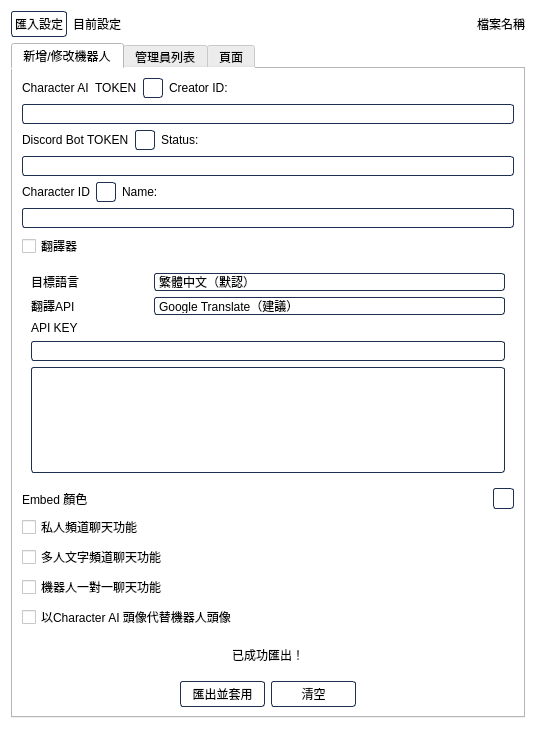
<?xml version="1.0" encoding="UTF-8"?>
<ui version="4.0">
 <class>Form</class>
 <widget class="QWidget" name="Form">
  <property name="geometry">
   <rect>
    <x>0</x>
    <y>0</y>
    <width>536</width>
    <height>729</height>
   </rect>
  </property>
  <property name="minimumSize">
   <size>
    <width>400</width>
    <height>700</height>
   </size>
  </property>
  <property name="windowTitle">
   <string>Form</string>
  </property>
  <property name="styleSheet">
   <string notr="true">QWidget
{
	background-color: rgb(255, 255, 255);
}
QPushButton
{
	background-color: transparent;
	border: 1px solid rgb(30, 48, 80);
	padding: 3px;
	border-radius: 3px;
}
QPushButton::hover
{
	background-color: rgb(222, 221, 218);
}
QPushButton::pressed
{
	color: rgb(255, 255, 255);
	background-color: rgb(30, 48, 80);
}
QCheckBox::indicator:!checked
{
	border-image: url(:/images/images/checkBox.svg)1 0 1 0;
}
QCheckBox::indicator:checked
{
	border-image: url(:/images/images/checkBox_checked.svg) 1 0 1 0;
}
QLineEdit:enabled
{
	border: 1px solid rgb(30, 48, 80);
	border-radius: 3px;
	padding: 1px 0px 1px 0px;
}
QTextEdit:enabled
{
	border: 1px solid rgb(30, 48, 80);
	border-radius: 3px;
	padding: 1px 0px 1px 0px;
}
QComboBox
{
	border: 1px solid rgb(30, 48, 80);
	border-radius: 3px;
	combobox-popup:0;
}
QComboBox::drop-down
{
	border: 0px;
}
QComboBox::down-arrow
{
	image: url(:/images/images/down_arrow.svg);
}
QComboBox::down-arrow:on
{
	image: url(:/images/images/up_arrow.svg);
}
QComboBox QAbstractItemView
{
	border: 1px solid rgb(30, 48, 80);
	border-radius: 3px;
}</string>
  </property>
  <layout class="QGridLayout" name="gridLayout_4">
   <item row="0" column="1">
    <widget class="QPushButton" name="importConfigButton">
     <property name="sizePolicy">
      <sizepolicy hsizetype="Fixed" vsizetype="Fixed">
       <horstretch>0</horstretch>
       <verstretch>0</verstretch>
      </sizepolicy>
     </property>
     <property name="text">
      <string>匯入設定</string>
     </property>
    </widget>
   </item>
   <item row="1" column="1" colspan="4">
    <widget class="QTabWidget" name="tabWidget">
     <property name="styleSheet">
      <string notr="true">QTabWidget::tab
{
	background-color: rgb(30, 48, 80);
}</string>
     </property>
     <property name="currentIndex">
      <number>0</number>
     </property>
     <widget class="QWidget" name="tab">
      <property name="styleSheet">
       <string notr="true"/>
      </property>
      <attribute name="title">
       <string>新增/修改機器人</string>
      </attribute>
      <layout class="QGridLayout" name="gridLayout_2">
       <item row="8" column="1">
        <widget class="QLabel" name="colorCodeLabel">
         <property name="text">
          <string/>
         </property>
         <property name="alignment">
          <set>Qt::AlignRight|Qt::AlignTrailing|Qt::AlignVCenter</set>
         </property>
        </widget>
       </item>
       <item row="1" column="0" colspan="3">
        <widget class="QLineEdit" name="characterAITokenLineEdit">
         <property name="styleSheet">
          <string notr="true">QLineEdit[state = &quot;red&quot;]
{
	border: 2px solid rgb(224, 27, 36);
	border-radius: 3px;
	padding: 1px 0px 1px 0px;
}</string>
         </property>
        </widget>
       </item>
       <item row="13" column="0" colspan="3">
        <widget class="QWidget" name="widget" native="true">
         <property name="sizePolicy">
          <sizepolicy hsizetype="Preferred" vsizetype="Preferred">
           <horstretch>0</horstretch>
           <verstretch>0</verstretch>
          </sizepolicy>
         </property>
         <property name="minimumSize">
          <size>
           <width>0</width>
           <height>40</height>
          </size>
         </property>
         <layout class="QHBoxLayout" name="horizontalLayout_5">
          <item>
           <spacer name="horizontalSpacer">
            <property name="orientation">
             <enum>Qt::Horizontal</enum>
            </property>
            <property name="sizeHint" stdset="0">
             <size>
              <width>40</width>
              <height>20</height>
             </size>
            </property>
           </spacer>
          </item>
          <item>
           <widget class="QLabel" name="ExportHintLabel">
            <property name="styleSheet">
             <string notr="true">QLabel[state = &quot;red&quot;]
{
	color: rgb(224, 27, 36);
	font-weight: bold;
}
QLabel[state = &quot;green&quot;]
{
	color: rgb(38, 162, 105);
	font-weight: bold;
}</string>
            </property>
            <property name="text">
             <string>已成功匯出！</string>
            </property>
            <property name="alignment">
             <set>Qt::AlignCenter</set>
            </property>
           </widget>
          </item>
          <item>
           <spacer name="horizontalSpacer_2">
            <property name="orientation">
             <enum>Qt::Horizontal</enum>
            </property>
            <property name="sizeHint" stdset="0">
             <size>
              <width>40</width>
              <height>20</height>
             </size>
            </property>
           </spacer>
          </item>
         </layout>
        </widget>
       </item>
       <item row="8" column="2">
        <widget class="QPushButton" name="chooseColorPushButton">
         <property name="sizePolicy">
          <sizepolicy hsizetype="Fixed" vsizetype="Fixed">
           <horstretch>0</horstretch>
           <verstretch>0</verstretch>
          </sizepolicy>
         </property>
         <property name="maximumSize">
          <size>
           <width>21</width>
           <height>21</height>
          </size>
         </property>
         <property name="styleSheet">
          <string notr="true">QPushButton
{
	background-color: transparent;
	border: 1px solid rgb(30, 48, 80);
	border-radius: 3px;
}
QPushButton::hover
{
	background-color: rgb(222, 221, 218);
}</string>
         </property>
         <property name="text">
          <string/>
         </property>
         <property name="icon">
          <iconset resource="qtrc.qrc">
           <normaloff>:/images/images/chooseColorPushButton.svg</normaloff>:/images/images/chooseColorPushButton.svg</iconset>
         </property>
        </widget>
       </item>
       <item row="14" column="0" colspan="3">
        <layout class="QHBoxLayout" name="horizontalLayout">
         <item>
          <spacer name="horizontalSpacer_5">
           <property name="orientation">
            <enum>Qt::Horizontal</enum>
           </property>
           <property name="sizeHint" stdset="0">
            <size>
             <width>40</width>
             <height>20</height>
            </size>
           </property>
          </spacer>
         </item>
         <item>
          <widget class="QPushButton" name="exportConfigButton">
           <property name="minimumSize">
            <size>
             <width>85</width>
             <height>0</height>
            </size>
           </property>
           <property name="styleSheet">
            <string notr="true"/>
           </property>
           <property name="text">
            <string>匯出並套用</string>
           </property>
          </widget>
         </item>
         <item>
          <widget class="QPushButton" name="clearPushButton">
           <property name="sizePolicy">
            <sizepolicy hsizetype="Fixed" vsizetype="Fixed">
             <horstretch>0</horstretch>
             <verstretch>0</verstretch>
            </sizepolicy>
           </property>
           <property name="minimumSize">
            <size>
             <width>85</width>
             <height>0</height>
            </size>
           </property>
           <property name="styleSheet">
            <string notr="true"/>
           </property>
           <property name="text">
            <string>清空</string>
           </property>
          </widget>
         </item>
         <item>
          <spacer name="horizontalSpacer_4">
           <property name="orientation">
            <enum>Qt::Horizontal</enum>
           </property>
           <property name="sizeHint" stdset="0">
            <size>
             <width>40</width>
             <height>20</height>
            </size>
           </property>
          </spacer>
         </item>
        </layout>
       </item>
       <item row="6" column="0">
        <widget class="QCheckBox" name="enableTranslaterCheckBox">
         <property name="text">
          <string>翻譯器</string>
         </property>
        </widget>
       </item>
       <item row="4" column="0" colspan="3">
        <layout class="QHBoxLayout" name="horizontalLayout_11">
         <item>
          <widget class="QLabel" name="label_7">
           <property name="text">
            <string>Character ID</string>
           </property>
          </widget>
         </item>
         <item>
          <widget class="QPushButton" name="characterIDHintPushButton">
           <property name="sizePolicy">
            <sizepolicy hsizetype="Fixed" vsizetype="Fixed">
             <horstretch>0</horstretch>
             <verstretch>0</verstretch>
            </sizepolicy>
           </property>
           <property name="maximumSize">
            <size>
             <width>20</width>
             <height>20</height>
            </size>
           </property>
           <property name="styleSheet">
            <string notr="true">QPushButton
{
	background-color: transparent;
	border: 1px solid rgb(30, 48, 80);
	border-radius: 3px;
}
QPushButton::hover
{
	background-color: rgb(222, 221, 218);
}</string>
           </property>
           <property name="text">
            <string/>
           </property>
           <property name="icon">
            <iconset resource="qtrc.qrc">
             <normaloff>:/images/images/HintPushButton.svg</normaloff>:/images/images/HintPushButton.svg</iconset>
           </property>
           <property name="iconSize">
            <size>
             <width>16</width>
             <height>16</height>
            </size>
           </property>
          </widget>
         </item>
         <item>
          <widget class="QLabel" name="label_10">
           <property name="text">
            <string>Name: </string>
           </property>
          </widget>
         </item>
         <item>
          <widget class="QLabel" name="characterNameLabel">
           <property name="text">
            <string/>
           </property>
          </widget>
         </item>
         <item>
          <spacer name="horizontalSpacer_18">
           <property name="orientation">
            <enum>Qt::Horizontal</enum>
           </property>
           <property name="sizeHint" stdset="0">
            <size>
             <width>40</width>
             <height>20</height>
            </size>
           </property>
          </spacer>
         </item>
        </layout>
       </item>
       <item row="0" column="0" colspan="3">
        <layout class="QHBoxLayout" name="horizontalLayout_3">
         <item>
          <widget class="QLabel" name="label">
           <property name="text">
            <string>Character AI  TOKEN</string>
           </property>
          </widget>
         </item>
         <item>
          <widget class="QPushButton" name="characterAITokenHintPushButton">
           <property name="sizePolicy">
            <sizepolicy hsizetype="Minimum" vsizetype="Fixed">
             <horstretch>0</horstretch>
             <verstretch>0</verstretch>
            </sizepolicy>
           </property>
           <property name="maximumSize">
            <size>
             <width>20</width>
             <height>20</height>
            </size>
           </property>
           <property name="styleSheet">
            <string notr="true">QPushButton
{
	background-color: transparent;
	border: 1px solid rgb(30, 48, 80);
	border-radius: 3px;
}
QPushButton::hover
{
	background-color: rgb(222, 221, 218);
}</string>
           </property>
           <property name="text">
            <string/>
           </property>
           <property name="icon">
            <iconset resource="qtrc.qrc">
             <normaloff>:/images/images/HintPushButton.svg</normaloff>:/images/images/HintPushButton.svg</iconset>
           </property>
           <property name="iconSize">
            <size>
             <width>14</width>
             <height>16</height>
            </size>
           </property>
          </widget>
         </item>
         <item>
          <widget class="QLabel" name="label_9">
           <property name="text">
            <string>Creator ID: </string>
           </property>
          </widget>
         </item>
         <item>
          <widget class="QLabel" name="createrIDLabel">
           <property name="text">
            <string/>
           </property>
          </widget>
         </item>
         <item>
          <spacer name="horizontalSpacer_10">
           <property name="orientation">
            <enum>Qt::Horizontal</enum>
           </property>
           <property name="sizeHint" stdset="0">
            <size>
             <width>40</width>
             <height>20</height>
            </size>
           </property>
          </spacer>
         </item>
        </layout>
       </item>
       <item row="10" column="0">
        <widget class="QCheckBox" name="GroupChannelChatCheckBox">
         <property name="text">
          <string>多人文字頻道聊天功能</string>
         </property>
        </widget>
       </item>
       <item row="7" column="0" colspan="3">
        <widget class="QWidget" name="translateConfigWidget" native="true">
         <property name="enabled">
          <bool>true</bool>
         </property>
         <property name="styleSheet">
          <string notr="true">QWidget:!enabled
{
	background-color: rgb(246, 245, 244);
}</string>
         </property>
         <layout class="QGridLayout" name="gridLayout">
          <item row="2" column="0">
           <widget class="QLabel" name="label_3">
            <property name="text">
             <string>API KEY</string>
            </property>
           </widget>
          </item>
          <item row="3" column="0">
           <widget class="QLineEdit" name="APIKeyLineEdit"/>
          </item>
          <item row="1" column="0">
           <layout class="QHBoxLayout" name="horizontalLayout_8" stretch="1,3">
            <item>
             <widget class="QLabel" name="label_5">
              <property name="text">
               <string>翻譯API</string>
              </property>
             </widget>
            </item>
            <item>
             <widget class="QComboBox" name="translateModeComboBox">
              <item>
               <property name="text">
                <string>Google Translate（建議）</string>
               </property>
              </item>
              <item>
               <property name="text">
                <string>OpenAI</string>
               </property>
              </item>
              <item>
               <property name="text">
                <string>Azure AI Translate</string>
               </property>
              </item>
             </widget>
            </item>
           </layout>
          </item>
          <item row="0" column="0">
           <layout class="QHBoxLayout" name="horizontalLayout_7" stretch="1,3">
            <item>
             <widget class="QLabel" name="label_4">
              <property name="text">
               <string>目標語言</string>
              </property>
             </widget>
            </item>
            <item>
             <widget class="QComboBox" name="targetLanguageComboBox">
              <item>
               <property name="text">
                <string>繁體中文（默認）</string>
               </property>
              </item>
              <item>
               <property name="text">
                <string>English</string>
               </property>
              </item>
             </widget>
            </item>
           </layout>
          </item>
          <item row="4" column="0">
           <widget class="QTextEdit" name="APIKeyDescriptionTextEdit">
            <property name="readOnly">
             <bool>true</bool>
            </property>
           </widget>
          </item>
         </layout>
        </widget>
       </item>
       <item row="3" column="0" colspan="3">
        <widget class="QLineEdit" name="DiscordBotTokenLineEdit">
         <property name="styleSheet">
          <string notr="true">QLineEdit[state = &quot;red&quot;]
{
	border: 2px solid rgb(224, 27, 36);
	border-radius: 3px;
	padding: 1px 0px 1px 0px;
}</string>
         </property>
        </widget>
       </item>
       <item row="5" column="0" colspan="3">
        <widget class="QLineEdit" name="characterIDLineEdit">
         <property name="styleSheet">
          <string notr="true">QLineEdit[state = &quot;red&quot;]
{
	border: 2px solid rgb(224, 27, 36);
	border-radius: 3px;
	padding: 1px 0px 1px 0px;
}</string>
         </property>
        </widget>
       </item>
       <item row="2" column="0" colspan="3">
        <layout class="QHBoxLayout" name="horizontalLayout_4">
         <item>
          <widget class="QLabel" name="label_2">
           <property name="text">
            <string>Discord Bot TOKEN</string>
           </property>
          </widget>
         </item>
         <item>
          <widget class="QPushButton" name="DiscordBotTokenHintPushButton">
           <property name="sizePolicy">
            <sizepolicy hsizetype="Fixed" vsizetype="Fixed">
             <horstretch>0</horstretch>
             <verstretch>0</verstretch>
            </sizepolicy>
           </property>
           <property name="maximumSize">
            <size>
             <width>20</width>
             <height>20</height>
            </size>
           </property>
           <property name="styleSheet">
            <string notr="true">QPushButton
{
	background-color: transparent;
	border: 1px solid rgb(30, 48, 80);
	border-radius: 3px;
}
QPushButton::hover
{
	background-color: rgb(222, 221, 218);
}</string>
           </property>
           <property name="text">
            <string/>
           </property>
           <property name="icon">
            <iconset resource="qtrc.qrc">
             <normaloff>:/images/images/HintPushButton.svg</normaloff>:/images/images/HintPushButton.svg</iconset>
           </property>
           <property name="iconSize">
            <size>
             <width>16</width>
             <height>16</height>
            </size>
           </property>
          </widget>
         </item>
         <item>
          <widget class="QLabel" name="label_11">
           <property name="text">
            <string>Status: </string>
           </property>
          </widget>
         </item>
         <item>
          <widget class="QLabel" name="discordBotStatusLabel">
           <property name="styleSheet">
            <string notr="true">QLabel[state = &quot;red&quot;]
{
	color: rgb(224, 27, 36);
	font-weight: bold;
}
QLabel[state = &quot;green&quot;]
{
	color: rgb(38, 162, 105);
	font-weight: bold;
}</string>
           </property>
           <property name="text">
            <string/>
           </property>
          </widget>
         </item>
         <item>
          <spacer name="horizontalSpacer_11">
           <property name="orientation">
            <enum>Qt::Horizontal</enum>
           </property>
           <property name="sizeHint" stdset="0">
            <size>
             <width>40</width>
             <height>20</height>
            </size>
           </property>
          </spacer>
         </item>
        </layout>
       </item>
       <item row="9" column="0">
        <widget class="QCheckBox" name="DMChannelChatCheckBox">
         <property name="text">
          <string>私人頻道聊天功能</string>
         </property>
        </widget>
       </item>
       <item row="8" column="0">
        <widget class="QLabel" name="label_8">
         <property name="text">
          <string>Embed 顏色</string>
         </property>
        </widget>
       </item>
       <item row="11" column="0">
        <widget class="QCheckBox" name="BotChatCheckBox">
         <property name="text">
          <string>機器人一對一聊天功能</string>
         </property>
        </widget>
       </item>
       <item row="12" column="0">
        <widget class="QCheckBox" name="changeAvatarCheckBox">
         <property name="text">
          <string>以Character AI 頭像代替機器人頭像</string>
         </property>
        </widget>
       </item>
      </layout>
     </widget>
     <widget class="QWidget" name="tab_2">
      <attribute name="title">
       <string>管理員列表</string>
      </attribute>
      <layout class="QGridLayout" name="gridLayout_3">
       <item row="0" column="0">
        <widget class="QPushButton" name="refreshAdminPushButton">
         <property name="text">
          <string>刷新</string>
         </property>
        </widget>
       </item>
       <item row="0" column="1">
        <spacer name="horizontalSpacer_13">
         <property name="orientation">
          <enum>Qt::Horizontal</enum>
         </property>
         <property name="sizeHint" stdset="0">
          <size>
           <width>268</width>
           <height>20</height>
          </size>
         </property>
        </spacer>
       </item>
       <item row="1" column="0" colspan="2">
        <widget class="QTableWidget" name="adminInfoTableWidget">
         <column>
          <property name="text">
           <string>User ID</string>
          </property>
         </column>
         <column>
          <property name="text">
           <string>User Name</string>
          </property>
         </column>
         <column>
          <property name="text">
           <string/>
          </property>
         </column>
        </widget>
       </item>
       <item row="3" column="0" colspan="2">
        <layout class="QHBoxLayout" name="horizontalLayout_10">
         <item>
          <spacer name="horizontalSpacer_8">
           <property name="orientation">
            <enum>Qt::Horizontal</enum>
           </property>
           <property name="sizeHint" stdset="0">
            <size>
             <width>40</width>
             <height>20</height>
            </size>
           </property>
          </spacer>
         </item>
         <item>
          <widget class="QPushButton" name="updateAdminPushButton">
           <property name="minimumSize">
            <size>
             <width>85</width>
             <height>0</height>
            </size>
           </property>
           <property name="text">
            <string>更新</string>
           </property>
          </widget>
         </item>
         <item>
          <widget class="QPushButton" name="restoreAdminPushButton">
           <property name="minimumSize">
            <size>
             <width>85</width>
             <height>0</height>
            </size>
           </property>
           <property name="text">
            <string>復原</string>
           </property>
          </widget>
         </item>
         <item>
          <spacer name="horizontalSpacer_9">
           <property name="orientation">
            <enum>Qt::Horizontal</enum>
           </property>
           <property name="sizeHint" stdset="0">
            <size>
             <width>40</width>
             <height>20</height>
            </size>
           </property>
          </spacer>
         </item>
        </layout>
       </item>
       <item row="2" column="0" colspan="2">
        <widget class="QWidget" name="widget_2" native="true">
         <property name="sizePolicy">
          <sizepolicy hsizetype="Preferred" vsizetype="Preferred">
           <horstretch>0</horstretch>
           <verstretch>0</verstretch>
          </sizepolicy>
         </property>
         <property name="minimumSize">
          <size>
           <width>0</width>
           <height>40</height>
          </size>
         </property>
         <layout class="QHBoxLayout" name="horizontalLayout_2">
          <item>
           <spacer name="horizontalSpacer_6">
            <property name="orientation">
             <enum>Qt::Horizontal</enum>
            </property>
            <property name="sizeHint" stdset="0">
             <size>
              <width>40</width>
              <height>20</height>
             </size>
            </property>
           </spacer>
          </item>
          <item>
           <widget class="QLabel" name="updateAdminHintLabel">
            <property name="styleSheet">
             <string notr="true">QLabel[state = &quot;red&quot;]
{
	color: rgb(224, 27, 36);
	font-weight: bold;
}
QLabel[state = &quot;green&quot;]
{
	color: rgb(38, 162, 105);
	font-weight: bold;
}</string>
            </property>
            <property name="text">
             <string>已更新完成！</string>
            </property>
           </widget>
          </item>
          <item>
           <spacer name="horizontalSpacer_7">
            <property name="orientation">
             <enum>Qt::Horizontal</enum>
            </property>
            <property name="sizeHint" stdset="0">
             <size>
              <width>40</width>
              <height>20</height>
             </size>
            </property>
           </spacer>
          </item>
         </layout>
        </widget>
       </item>
      </layout>
     </widget>
     <widget class="QWidget" name="tab_3">
      <attribute name="title">
       <string>頁面</string>
      </attribute>
      <layout class="QGridLayout" name="gridLayout_5">
       <item row="0" column="0">
        <widget class="QPushButton" name="importVocabPushButton">
         <property name="text">
          <string>匯入csv檔</string>
         </property>
        </widget>
       </item>
       <item row="0" column="1">
        <spacer name="horizontalSpacer_12">
         <property name="orientation">
          <enum>Qt::Horizontal</enum>
         </property>
         <property name="sizeHint" stdset="0">
          <size>
           <width>271</width>
           <height>20</height>
          </size>
         </property>
        </spacer>
       </item>
       <item row="1" column="0" colspan="2">
        <widget class="QTableWidget" name="vocabInfoTableWidget">
         <column>
          <property name="text">
           <string>目標語言</string>
          </property>
         </column>
         <column>
          <property name="text">
           <string>英文翻譯</string>
          </property>
         </column>
        </widget>
       </item>
       <item row="3" column="0" colspan="2">
        <layout class="QHBoxLayout" name="horizontalLayout_9">
         <item>
          <spacer name="horizontalSpacer_14">
           <property name="orientation">
            <enum>Qt::Horizontal</enum>
           </property>
           <property name="sizeHint" stdset="0">
            <size>
             <width>77</width>
             <height>20</height>
            </size>
           </property>
          </spacer>
         </item>
         <item>
          <widget class="QPushButton" name="refreshVocabPushButton">
           <property name="minimumSize">
            <size>
             <width>85</width>
             <height>0</height>
            </size>
           </property>
           <property name="text">
            <string>更新</string>
           </property>
          </widget>
         </item>
         <item>
          <widget class="QPushButton" name="restoreVocabPushButton">
           <property name="minimumSize">
            <size>
             <width>85</width>
             <height>0</height>
            </size>
           </property>
           <property name="text">
            <string>復原</string>
           </property>
          </widget>
         </item>
         <item>
          <spacer name="horizontalSpacer_15">
           <property name="orientation">
            <enum>Qt::Horizontal</enum>
           </property>
           <property name="sizeHint" stdset="0">
            <size>
             <width>78</width>
             <height>17</height>
            </size>
           </property>
          </spacer>
         </item>
        </layout>
       </item>
       <item row="2" column="0" colspan="2">
        <widget class="QWidget" name="widget_3" native="true">
         <property name="sizePolicy">
          <sizepolicy hsizetype="Preferred" vsizetype="Preferred">
           <horstretch>0</horstretch>
           <verstretch>0</verstretch>
          </sizepolicy>
         </property>
         <property name="minimumSize">
          <size>
           <width>0</width>
           <height>40</height>
          </size>
         </property>
         <layout class="QHBoxLayout" name="horizontalLayout_6">
          <item>
           <spacer name="horizontalSpacer_16">
            <property name="orientation">
             <enum>Qt::Horizontal</enum>
            </property>
            <property name="sizeHint" stdset="0">
             <size>
              <width>40</width>
              <height>20</height>
             </size>
            </property>
           </spacer>
          </item>
          <item>
           <widget class="QLabel" name="updateVocabHintLabel">
            <property name="styleSheet">
             <string notr="true">QLabel[state = &quot;red&quot;]
{
	color: rgb(224, 27, 36);
	font-weight: bold;
}
QLabel[state = &quot;green&quot;]
{
	color: rgb(38, 162, 105);
	font-weight: bold;
}</string>
            </property>
            <property name="text">
             <string>已更新完成！</string>
            </property>
           </widget>
          </item>
          <item>
           <spacer name="horizontalSpacer_17">
            <property name="orientation">
             <enum>Qt::Horizontal</enum>
            </property>
            <property name="sizeHint" stdset="0">
             <size>
              <width>40</width>
              <height>20</height>
             </size>
            </property>
           </spacer>
          </item>
         </layout>
        </widget>
       </item>
      </layout>
     </widget>
    </widget>
   </item>
   <item row="0" column="2">
    <widget class="QLabel" name="label_6">
     <property name="text">
      <string>目前設定</string>
     </property>
    </widget>
   </item>
   <item row="0" column="3" colspan="2">
    <widget class="QLabel" name="botNameLabel">
     <property name="styleSheet">
      <string notr="true">QLabel[state = &quot;green&quot;]
{
	color: rgb(38, 162, 105);
	font-weight: bold;
}</string>
     </property>
     <property name="text">
      <string>檔案名稱</string>
     </property>
     <property name="alignment">
      <set>Qt::AlignRight|Qt::AlignTrailing|Qt::AlignVCenter</set>
     </property>
    </widget>
   </item>
  </layout>
 </widget>
 <resources>
  <include location="qtrc.qrc"/>
 </resources>
 <connections/>
</ui>
